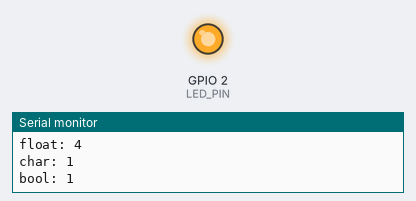
A sketch run on a simulated ESP32. Parts: output pins drawn as LEDs (lit = HIGH), the last lines printed to the serial monitor.

Above: at 1.1 s.
At 5.6 s:
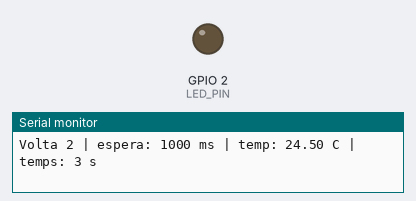
Timing chart, 0 to 7.1 s (numbered marks = the images above):
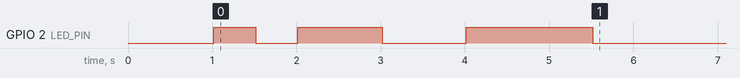

The sketch:

Variables_ESP32.ino
```cpp
// Exemples ESP32 - A05 Variables (Iván Cárdenas Polonio)

const int LED_PIN = 2;               // const: valor que NO canvia mai; GPIO 2 = LED intern
int contador = 0;                    // int: enter (4 bytes a l'ESP32); compta les voltes
long tempsEspera = 500;              // long: enter gran (4 bytes); temps del delay en ms
const long TEMPS_MAXIM = 2000;       // const long: límit màxim d'espera (no canvia)
unsigned long tempsInici = 0;        // unsigned long: enter només positiu; guarda millis()
float temperatura = 23.5;            // float: número amb decimals (4 bytes)
char inicial = 'E';                  // char: un sol caràcter (1 byte), cometes simples
bool wifiConnectat = false;          // bool: només true o false (1 byte); estat de la Wi-Fi
bool encendido = true;               // bool: controla si el LED parpelleja
String nomProjecte = "Projecte 2 IoT"; // String: cadena de text, cometes dobles

void setup() {
  pinMode(LED_PIN, OUTPUT);          // el pin del LED és una sortida
  Serial.begin(115200);              // velocitat del port sèrie (igual que el Monitor Sèrie)
  delay(1000);                       // espera 1 s perquè s'estableixi el port sèrie
  tempsInici = millis();             // guarda els ms des de l'arrencada en una variable

  Serial.println("=== Variables a l'ESP32 ===");                     // títol
  Serial.println(nomProjecte);                                       // mostra el String

  Serial.print("LED_PIN = ");          Serial.println(LED_PIN);      // valor del const int
  Serial.print("contador = ");         Serial.println(contador);     // valor de l'int
  Serial.print("tempsEspera = ");      Serial.println(tempsEspera);  // valor del long
  Serial.print("tempsInici = ");       Serial.println(tempsInici);   // valor de l'unsigned long
  Serial.print("temperatura = ");      Serial.println(temperatura);  // valor del float
  Serial.print("inicial = ");          Serial.println(inicial);      // valor del char
  Serial.print("wifiConnectat = ");    Serial.println(wifiConnectat);// bool: 0 = false, 1 = true

  Serial.println("--- Mida en bytes ---");                           // sizeof() = bytes que ocupa un tipus
  Serial.print("int: ");           Serial.println(sizeof(int));      // 4 bytes a l'ESP32 (no 2)
  Serial.print("long: ");          Serial.println(sizeof(long));     // 4 bytes
  Serial.print("unsigned long: "); Serial.println(sizeof(unsigned long)); // 4 bytes
  Serial.print("float: ");         Serial.println(sizeof(float));    // 4 bytes
  Serial.print("char: ");          Serial.println(sizeof(char));     // 1 byte
  Serial.print("bool: ");          Serial.println(sizeof(bool));     // 1 byte
}

void loop() {
  if (encendido) {                   // només treballa si l'estat és true
    contador++;                      // suma 1 (equival a contador = contador + 1)
    temperatura += 0.5;              // suma 0.5 a la temperatura simulada

    digitalWrite(LED_PIN, HIGH);     // encén el LED
    delay(tempsEspera);              // espera el temps guardat a la variable
    digitalWrite(LED_PIN, LOW);      // apaga el LED
    delay(tempsEspera);              // torna a esperar el mateix temps

    Serial.print("Volta ");          Serial.print(contador);           // número de volta
    Serial.print(" | espera: ");     Serial.print(tempsEspera);        // ms d'espera actual
    Serial.print(" ms | temp: ");    Serial.print(temperatura);        // temperatura actual
    Serial.print(" C | temps: ");    Serial.print((millis() - tempsInici) / 1000); // s des de l'inici
    Serial.println(" s");            // final de línia

    tempsEspera += 500;              // augmenta l'espera 500 ms (tempsEspera = tempsEspera + 500)

    if (tempsEspera >= TEMPS_MAXIM) {// si arriba o passa del màxim (>= i no ==, per seguretat)
      encendido = false;             // canvia l'estat a false: el LED s'atura
      Serial.println("Temps màxim assolit. LED aturat."); // avís pel Monitor Sèrie
    }
  } else {
    // encendido és false: no fem res
  }
}
```

Measured:
- by itself, GPIO 2 (LED_PIN): goes HIGH 0.50 s, LOW 0.50 s, HIGH 1.0 s, LOW 1.0 s, HIGH 1.5 s, then LOW
